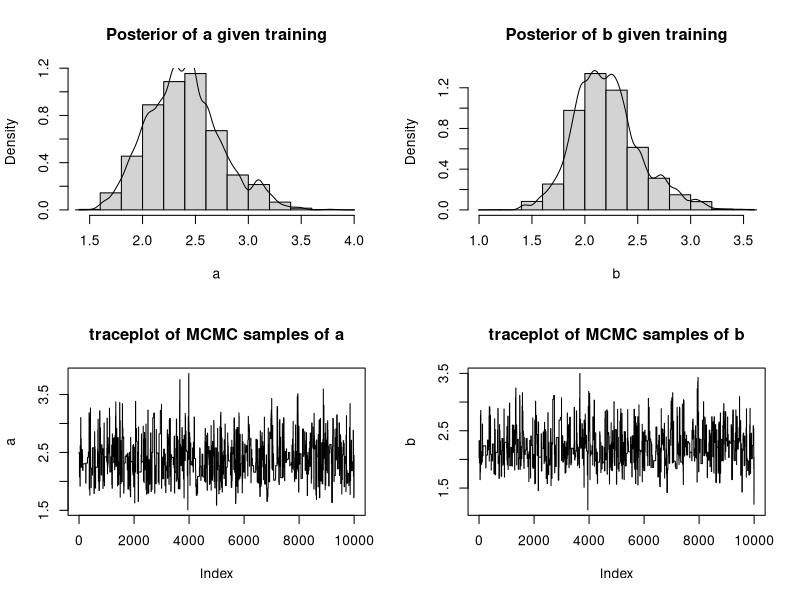

Source code (R):
## ---- chunk 1
knitr::opts_chunk$set(echo = TRUE)
library(knitr)
library(tidyverse)
## ---- chunk 2
set.seed(1)
n = 100
theta = rbeta(n, 2, 2)
X = rbinom(n, 100, theta)
## ---- chunk 3
B = 500
S = 1e4
a.al = 3; a.be = 2
b.al = 2; b.be = 1
al = c(a.al, b.al); be = c(a.be, b.be)
dlbetabinom = function(j, m, a, b) {
  if(a<=0|b<=0) {
    return(-Inf) # handle exceptional cases
  } else {
    return(lchoose(m,j)+lbeta(a+j,b+m-j)-lbeta(a,b))
  }
}

ab = c(1,1) # initial values
AB = ab
accept = rep(0, S)
for(i in 2:(B+S)) {
  ab_prop = rnorm(2, ab, 1)
  log_pr = sum(dgamma(ab_prop, al, be, log = TRUE)) +     # proposed prior
    sum(dlbetabinom(X, 100, ab_prop[1], ab_prop[2])) -    # proposed likelihood
    sum(dgamma(ab, al, be, log = TRUE)) -                 # last prior
    sum(dlbetabinom(X, 100, ab[1], ab[2]))                # last likelihood
  u = runif(1)
  if(u < exp(log_pr)) {
    if(i > B) accept[i-B] = 1
    AB = rbind(AB, ab_prop)
    ab = ab_prop
  } else {
    AB = rbind(AB, ab)
  }
}
# throw away Burn-in
AB = AB[-(1:B),]
rownames(AB) = NULL
colnames(AB) = c('a', 'b')
# acceptance rate
cat('acceptance rate:',mean(accept))
# plots
par(mfrow = c(2,2))
hist(AB[,1], freq=FALSE, main = 'Posterior of a given training', xlab = 'a')
lines(density(AB[,1]))
hist(AB[,2], freq=FALSE, main = 'Posterior of b given training', xlab = 'b')
lines(density(AB[,2]))
plot(AB[,1], type = 'l', main = 'traceplot of MCMC samples of a', ylab = 'a')
plot(AB[,2], type = 'l', main = 'traceplot of MCMC samples of b', ylab = 'b')
## ---- chunk 4
pr_tutor = function(x, sam = AB) {
  nsam = nrow(AB)
  a = sam[,1]
  b = sam[,2]
  a.pos = a + x
  b.pos = b + 100 - x
  q = qbeta(0.05, a, b)
  pr = pbeta(q, a.pos, b.pos)
  return(mean(pr))
}
## ---- chunk 5
B_exp_loss = function(a, x) {
  if(a %in% c(0,1)) {
    p = pr_tutor(x)
    return(p * (a==0) + (1-p) * (a==1))
  } else {
    stop('argument a should be either 0 or 1')
  }
}
res = NULL
for(x in 1:100) {
  bloss = NULL
  for(a in c(0,1)) {
    bloss = c(bloss, B_exp_loss(a, x))
  }
  bloss = c(bloss, which.min(bloss)-1)
  res = rbind(res, bloss)
}
rownames(res) = paste0('x = ', 1:100)
colnames(res) = c('a = 0', 'a = 1', 'Bayes action')
kable(res[11:20, ], digits = c(3,3,0), caption = 'Bayes expected loss')
## ---- chunk 6
d_tutor = function(x, tau = 0.5) {
  p = pr_tutor(x)
  ifelse(p>=tau, 1, 0)
}
## ---- chunk 7
set.seed(2)
test.th = rbeta(100, 2, 2)
test.X = rbinom(100, 100, test.th)
q = qbeta(0.05, 2, 2)
state = test.th < q
t = seq(0.1,0.9,by=0.1)
D = NULL
p = progress_estimated(100)
for(x in test.X) {
  d = NULL
  for(tau in t) {
    d = c(d, d_tutor(x, tau))
  }
  D = rbind(D, d)
  p$tick()$print()
}


FNR = apply(D, 2, function(x) sum(state==1&x==0)/sum(state==1))
FPR = apply(D, 2, function(x) sum(state==0&x==1)/sum(state==0))
AC = apply(D, 2, function(x) mean(state==x))
tb = rbind(FNR, FPR, AC)
colnames(tb) = paste0('tau=',t)
rownames(tb)[3] = 'Accuracy'
tb %>% kable(digits = 3)
